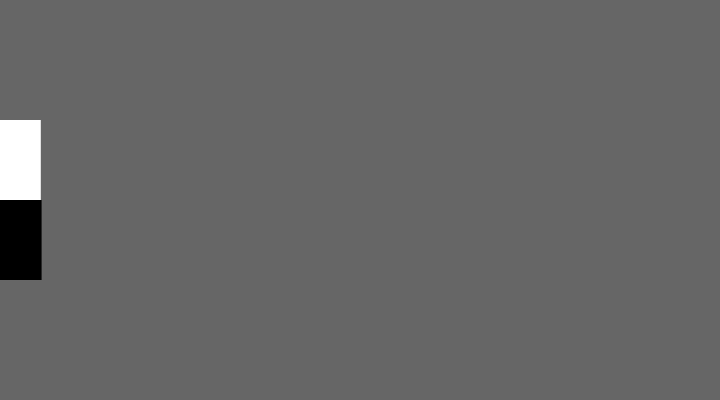
Frame 1 (no input)
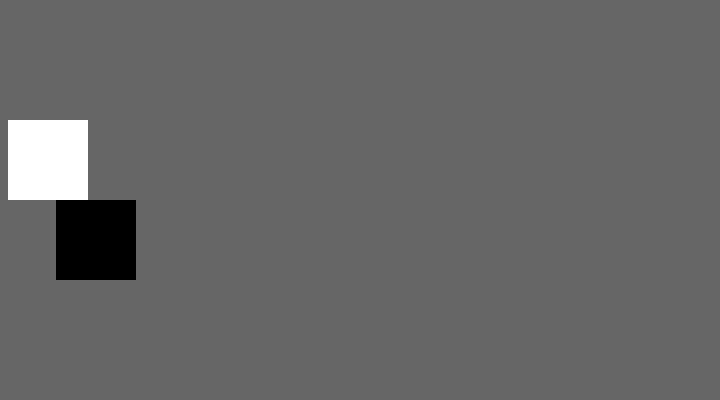
Frame 60 (no input)
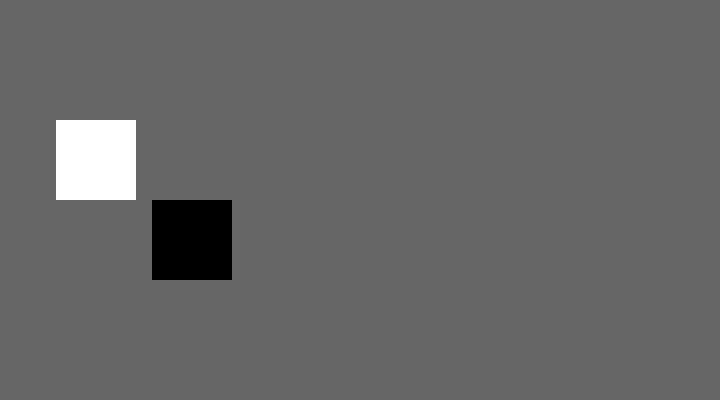
Frame 120 (the mouse pressed at the canvas centre since frame 60)

The p5.js sketch that drew these frames (run headless with seeded random() and noise() and a simulated clock; from frame 60 on, the mouse is pressed at the canvas centre):

// p5.js sketch
// ── sketch.js

let x = 0;
let y = 0;
let dim = 80.0;

function setup() {
  createCanvas(720, 400);
  noStroke();
}

function draw() {
  background(102);
  // Animate by increasing our x value
  x = x + 0.8;
  // If the shape goes off the canvas, reset the position
  if (x > width + dim) {
    x = -dim;
  }

  // Even though our rect command draws the shape with its
  // center at the origin, translate moves it to the new
  // x and y position
  translate(x, height / 2 - dim / 2);
  fill(255);
  rect(-dim / 2, -dim / 2, dim, dim);

  // Transforms accumulate. Notice how this rect moves
  // twice as fast as the other, but it has the same
  // parameter for the x-axis value
  translate(x, dim);
  fill(0);
  rect(-dim / 2, -dim / 2, dim, dim);
}
